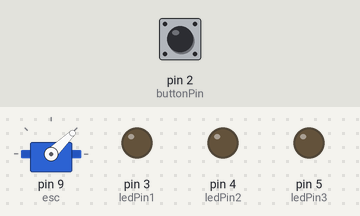
A sketch run on a simulated Arduino Uno, built with avr-gcc and run on an emulated ATmega328P. Shown: servo, output pins drawn as LEDs (lit = HIGH). Inputs (shaded band) come from the test bench; at power-on: pin 2 (buttonPin) LOW.

Above: at 5.2 s.
5.3 s: pin 2 (buttonPin) pulled HIGH for 0.15 s
At 7.5 s:
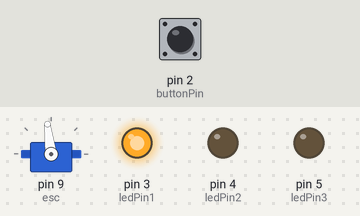
7.8 s: pin 2 (buttonPin) pulled HIGH for 1 s
At 9.5 s:
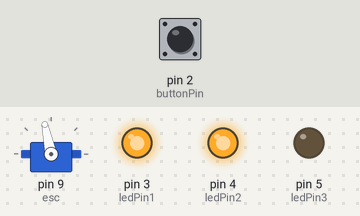
10.8 s: pin 2 (buttonPin) pulled HIGH for 0.15 s
At 12.9 s:
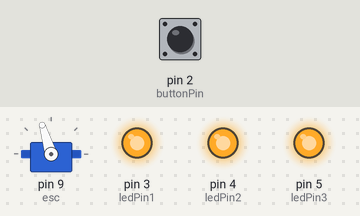
13.8 s: pin 2 (buttonPin) pulled HIGH for 3.2 s
At 15.15 s:
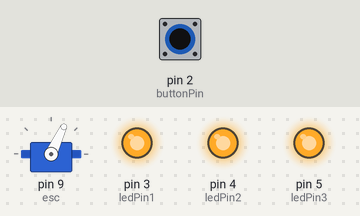
Timing chart, 0 to 17.3 s (numbered marks = the images above; inputs shaded):
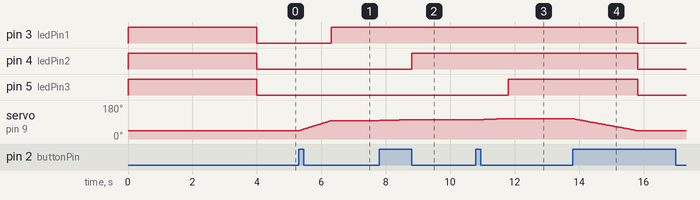

Measured:
- after the input at 5.3 s, pin 3 (ledPin1): LOW → HIGH after 1.0 s; servo on pin 9 (esc): moves from 44° to 97° over 1.0 s, starting at once
- after the input at 7.8 s, pin 4 (ledPin2): LOW → HIGH after 1.0 s; servo on pin 9 (esc): moves from 97° to 102° over 0.83 s, starting at once
- after the input at 10.8 s, pin 5 (ledPin3): LOW → HIGH after 1.0 s; servo on pin 9 (esc): moves from 102° to 107° over 0.85 s, starting at once
- after the input at 13.8 s, pin 3 (ledPin1), pin 4 (ledPin2), pin 5 (ledPin3): HIGH → LOW after 2.0 s; servo on pin 9 (esc): moves from 107° to 45° over 1.9 s, starting at once

The sketch:

fan_speed_controller.ino
```cpp
#include <Servo.h>

Servo esc;  // create servo object to control the ESC

const int buttonPin = 2; // pin of the button
int buttonState = 0; // current state of the button
int lastButtonState = 0; // previous state of the button
int speedStep = 0; // motor speed step
int currentSpeed = 1000; // start with the motor stopped

// define LED pins
int ledPin1 = 3;
int ledPin2 = 4;
int ledPin3 = 5;

// Define an array that holds the speeds for each step
int speeds[] = {1000, 1550, 1600, 1650};
int numSpeeds = sizeof(speeds) / sizeof(int); // Calculate the number of speeds

// Define the time it should take to transition to the next speed (in milliseconds)
int deltaT = 1000;
// Define the time it should take to transition to the stopping speed (in milliseconds)
int stoppingDeltaT = 2000;

void setup() {
  Serial.begin(9600); // start serial communication at 9600 baud
  pinMode(buttonPin, INPUT); // initialize the button pin as input
  pinMode(ledPin1, OUTPUT); // initialize the LED pins as output
  pinMode(ledPin2, OUTPUT);
  pinMode(ledPin3, OUTPUT);
  esc.attach(9);  // attaches the ESC on pin 9
  esc.writeMicroseconds(currentSpeed); // send initial signal for ESC starting
  digitalWrite(ledPin1,HIGH);
  digitalWrite(ledPin2,HIGH);
  digitalWrite(ledPin3,HIGH);
  delay(4000); // delay to allow the ESC to recognize the starting signal
  digitalWrite(ledPin1,LOW);
  digitalWrite(ledPin2,LOW);
  digitalWrite(ledPin3,LOW);
}

void loop() {
  buttonState = digitalRead(buttonPin); // read the pushbutton input pin

  if (buttonState != lastButtonState) { // compare the buttonState to its previous state
    if (buttonState == HIGH) { // if the current state is HIGH then the button went from off to on
      speedStep++; // increment speed step
      if (speedStep >= numSpeeds) { // loop back to zero after reaching the last speed
        speedStep = 0;
      }

      int targetSpeed = speeds[speedStep]; // Get the target speed from the array

      // Determine the transition time based on whether the motor is stopping or accelerating
      int transitionTime = speedStep == 0 ? stoppingDeltaT : deltaT;
      float increment = float((targetSpeed - currentSpeed)) / float((transitionTime / 10)); // Calculate the increment for each step

      // Gradually change the speed to the target speed
      for(float i = currentSpeed; i != targetSpeed; i += increment) {
        esc.writeMicroseconds(i); // set the speed of the motor
        delay(10); // delay 10ms for each step to achieve deltaT or stoppingDeltaT in total
      }

      currentSpeed = targetSpeed; // update current speed

      // turn LEDs on or off based on speed
      digitalWrite(ledPin1, speedStep > 0 ? HIGH : LOW);
      digitalWrite(ledPin2, speedStep > 1 ? HIGH : LOW);
      digitalWrite(ledPin3, speedStep > 2 ? HIGH : LOW);
    }
    delay(50); // debounce delay; increase if the output flickers
  }

  lastButtonState = buttonState; // save the current state as the last state, for next time through the loop
}
```
